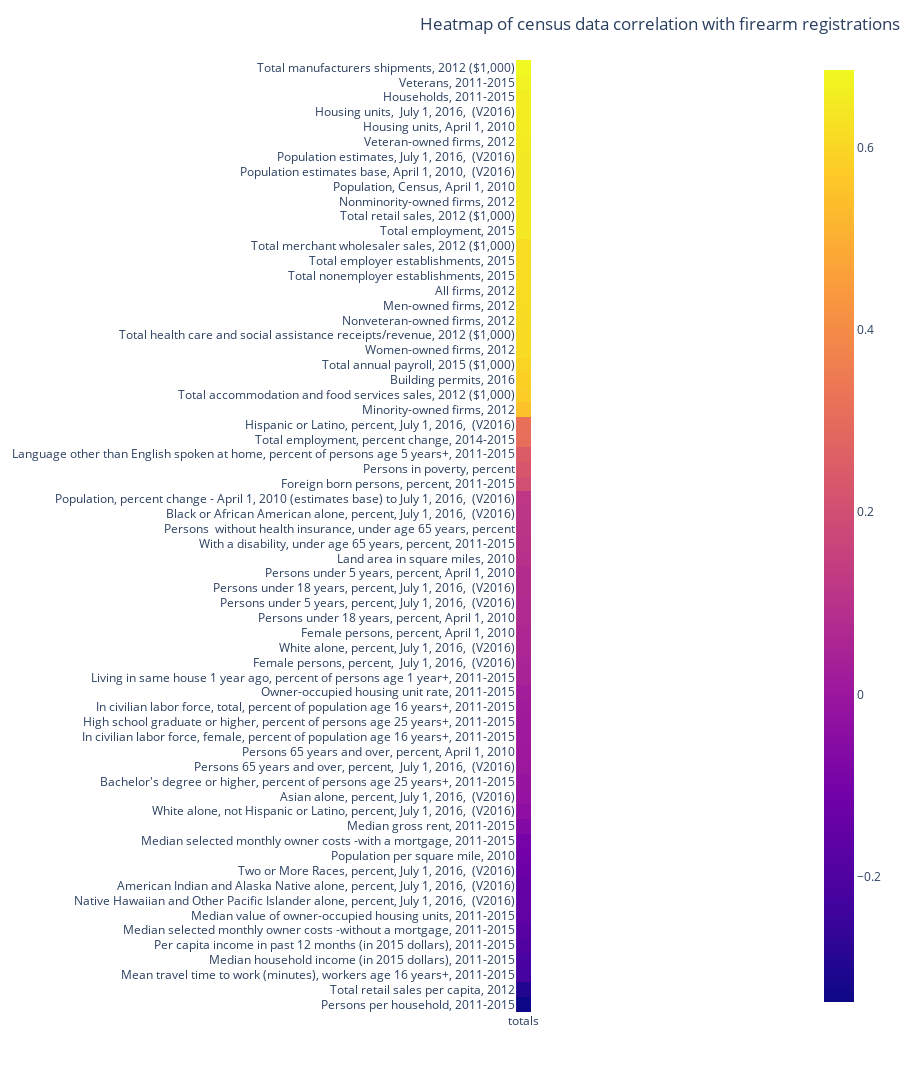

Here is the notebook cell this chart was saved with:
### Code cell
import plotly.express as px
fig = px.imshow(corr, height = 1300)
fig.update_layout(title = 'Heatmap of census data correlation with firearm registrations', title_x = 1.0)
fig.show()

### Figure 1 — Plotly figure (JSON) as saved in the notebook; plotly's stock layout.template omitted (floating-point values rounded to 4 significant figures)
{"data": [{"coloraxis": "coloraxis", "hovertemplate": "x: %{x}<br>y: %{y}<br>color: %{z}<extra></extra>", "name": "0", "type": "heatmap", "x": ["totals"], "xaxis": "x", "y": ["Total manufacturers shipments, 2012 ($1,000)", "Veterans, 2011-2015", "Households, 2011-2015", "Housing units,  July 1, 2016,  (V2016)", "Housing units, April 1, 2010", "Veteran-owned firms, 2012", "Population estimates, July 1, 2016,  (V2016)", "Population estimates base, April 1, 2010,  (V2016)", "Population, Census, April 1, 2010", "Nonminority-owned firms, 2012", "Total retail sales, 2012 ($1,000)", "Total employment, 2015", "Total merchant wholesaler sales, 2012 ($1,000)", "Total employer establishments, 2015", "Total nonemployer establishments, 2015", "All firms, 2012", "Men-owned firms, 2012", "Nonveteran-owned firms, 2012", "Total health care and social assistance receipts/revenue, 2012 ($1,000)", "Women-owned firms, 2012", "Total annual payroll, 2015 ($1,000)", "Building permits, 2016", "Total accommodation and food services sales, 2012 ($1,000)", "Minority-owned firms, 2012", "Hispanic or Latino, percent, July 1, 2016,  (V2016)", "Total employment, percent change, 2014-2015", "Language other than English spoken at home, percent of persons age 5 years+, 2011-2015", "Persons in poverty, percent", "Foreign born persons, percent, 2011-2015", "Population, percent change - April 1, 2010 (estimates base) to July 1, 2016,  (V2016)", "Black or African American alone, percent, July 1, 2016,  (V2016)", "Persons  without health insurance, under age 65 years, percent", "With a disability, under age 65 years, percent, 2011-2015", "Land area in square miles, 2010", "Persons under 5 years, percent, April 1, 2010", "Persons under 18 years, percent, July 1, 2016,  (V2016)", "Persons under 5 years, percent, July 1, 2016,  (V2016)", "Persons under 18 years, percent, April 1, 2010", "Female persons, percent, April 1, 2010", "White alone, percent, July 1, 2016,  (V2016)", "Female persons, percent,  July 1, 2016,  (V2016)", "Living in same house 1 year ago, percent of persons age 1 year+, 2011-2015", "Owner-occupied housing unit rate, 2011-2015", "In civilian labor force, total, percent of population age 16 years+, 2011-2015", "High school graduate or higher, percent of persons age 25 years+, 2011-2015", "In civilian labor force, female, percent of population age 16 years+, 2011-2015", "Persons 65 years and over, percent, April 1, 2010", "Persons 65 years and over, percent,  July 1, 2016,  (V2016)", "Bachelor's degree or higher, percent of persons age 25 years+, 2011-2015", "Asian alone, percent, July 1, 2016,  (V2016)", "White alone, not Hispanic or Latino, percent, July 1, 2016,  (V2016)", "Median gross rent, 2011-2015", "Median selected monthly owner costs -with a mortgage, 2011-2015", "Population per square mile, 2010", "Two or More Races, percent, July 1, 2016,  (V2016)", "American Indian and Alaska Native alone, percent, July 1, 2016,  (V2016)", "Native Hawaiian and Other Pacific Islander alone, percent, July 1, 2016,  (V2016)", "Median value of owner-occupied housing units, 2011-2015", "Median selected monthly owner costs -without a mortgage, 2011-2015", "Per capita income in past 12 months (in 2015 dollars), 2011-2015", "Median household income (in 2015 dollars), 2011-2015", "Mean travel time to work (minutes), workers age 16 years+, 2011-2015", "Total retail sales per capita, 2012", "Persons per household, 2011-2015"], "yaxis": "y", "z": [[0.6848], [0.6732], [0.6573], [0.6573], [0.6555], [0.6503], [0.6497], [0.6496], [0.6496], [0.6466], [0.6464], [0.6452], [0.6196], [0.6168], [0.6167], [0.6166], [0.6143], [0.6112], [0.61], [0.6088], [0.5945], [0.5837], [0.5778], [0.5465], [0.3157], [0.308], [0.2483], [0.2287], [0.2024], [0.1181], [0.1147], [0.1111], [0.1042], [0.09624], [0.07994], [0.07981], [0.07358], [0.07354], [0.0612], [0.05997], [0.04848], [0.04574], [0.02416], [0.01878], [0.01087], [0.009166], [0.009038], [0.002194], [-0.01156], [-0.01557], [-0.03524], [-0.06437], [-0.09876], [-0.1087], [-0.1275], [-0.1468], [-0.1477], [-0.1547], [-0.1743], [-0.1903], [-0.2146], [-0.2237], [-0.2937], [-0.3368]]}], "layout": {"coloraxis": {"colorscale": [[0, "#0d0887"], [0.1111, "#46039f"], [0.2222, "#7201a8"], [0.3333, "#9c179e"], [0.4444, "#bd3786"], [0.5556, "#d8576b"], [0.6667, "#ed7953"], [0.7778, "#fb9f3a"], [0.8889, "#fdca26"], [1, "#f0f921"]]}, "height": 1300, "margin": {"t": 60}, "title": {"text": "Heatmap of census data correlation with firearm registrations", "x": 1}, "xaxis": {"anchor": "y", "constrain": "domain", "domain": [0, 1], "scaleanchor": "y"}, "yaxis": {"anchor": "x", "autorange": "reversed", "constrain": "domain", "domain": [0, 1]}}}
